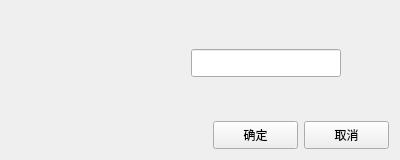
<?xml version="1.0" encoding="UTF-8"?>
<ui version="4.0">
 <class>CMessageBox</class>
 <widget class="QWidget" name="CMessageBox">
  <property name="geometry">
   <rect>
    <x>0</x>
    <y>0</y>
    <width>400</width>
    <height>160</height>
   </rect>
  </property>
  <property name="windowTitle">
   <string>CMessageBox</string>
  </property>
  <layout class="QGridLayout" name="gridLayout">
   <item row="0" column="0">
    <layout class="QVBoxLayout" name="verticalLayout">
     <item>
      <spacer name="verticalSpacer">
       <property name="orientation">
        <enum>Qt::Vertical</enum>
       </property>
       <property name="sizeHint" stdset="0">
        <size>
         <width>20</width>
         <height>13</height>
        </size>
       </property>
      </spacer>
     </item>
     <item>
      <layout class="QHBoxLayout" name="horizontalLayout" stretch="2,2,4,6,2">
       <item>
        <spacer name="horizontalSpacer">
         <property name="orientation">
          <enum>Qt::Horizontal</enum>
         </property>
         <property name="sizeHint" stdset="0">
          <size>
           <width>13</width>
           <height>20</height>
          </size>
         </property>
        </spacer>
       </item>
       <item>
        <widget class="QLabel" name="MessageIcon">
         <property name="minimumSize">
          <size>
           <width>25</width>
           <height>28</height>
          </size>
         </property>
         <property name="maximumSize">
          <size>
           <width>25</width>
           <height>28</height>
          </size>
         </property>
         <property name="text">
          <string/>
         </property>
        </widget>
       </item>
       <item>
        <widget class="QLabel" name="MessageContent">
         <property name="minimumSize">
          <size>
           <width>0</width>
           <height>28</height>
          </size>
         </property>
         <property name="maximumSize">
          <size>
           <width>16777215</width>
           <height>28</height>
          </size>
         </property>
         <property name="text">
          <string/>
         </property>
         <property name="alignment">
          <set>Qt::AlignCenter</set>
         </property>
        </widget>
       </item>
       <item>
        <widget class="QLineEdit" name="inputContent">
         <property name="minimumSize">
          <size>
           <width>150</width>
           <height>28</height>
          </size>
         </property>
         <property name="maximumSize">
          <size>
           <width>16777215</width>
           <height>28</height>
          </size>
         </property>
        </widget>
       </item>
       <item>
        <spacer name="horizontalSpacer_3">
         <property name="orientation">
          <enum>Qt::Horizontal</enum>
         </property>
         <property name="sizeHint" stdset="0">
          <size>
           <width>40</width>
           <height>20</height>
          </size>
         </property>
        </spacer>
       </item>
      </layout>
     </item>
     <item>
      <spacer name="verticalSpacer_2">
       <property name="orientation">
        <enum>Qt::Vertical</enum>
       </property>
       <property name="sizeHint" stdset="0">
        <size>
         <width>20</width>
         <height>13</height>
        </size>
       </property>
      </spacer>
     </item>
     <item>
      <layout class="QHBoxLayout" name="horizontalLayout_2">
       <item>
        <spacer name="horizontalSpacer_2">
         <property name="orientation">
          <enum>Qt::Horizontal</enum>
         </property>
         <property name="sizeHint" stdset="0">
          <size>
           <width>40</width>
           <height>20</height>
          </size>
         </property>
        </spacer>
       </item>
       <item>
        <widget class="QPushButton" name="pButtonOk">
         <property name="minimumSize">
          <size>
           <width>85</width>
           <height>28</height>
          </size>
         </property>
         <property name="maximumSize">
          <size>
           <width>16777215</width>
           <height>28</height>
          </size>
         </property>
         <property name="text">
          <string>确定</string>
         </property>
        </widget>
       </item>
       <item>
        <widget class="QPushButton" name="pButtonCancel">
         <property name="minimumSize">
          <size>
           <width>85</width>
           <height>28</height>
          </size>
         </property>
         <property name="maximumSize">
          <size>
           <width>16777215</width>
           <height>28</height>
          </size>
         </property>
         <property name="text">
          <string>取消</string>
         </property>
        </widget>
       </item>
      </layout>
     </item>
    </layout>
   </item>
  </layout>
 </widget>
 <layoutdefault spacing="6" margin="11"/>
 <resources/>
 <connections/>
</ui>
